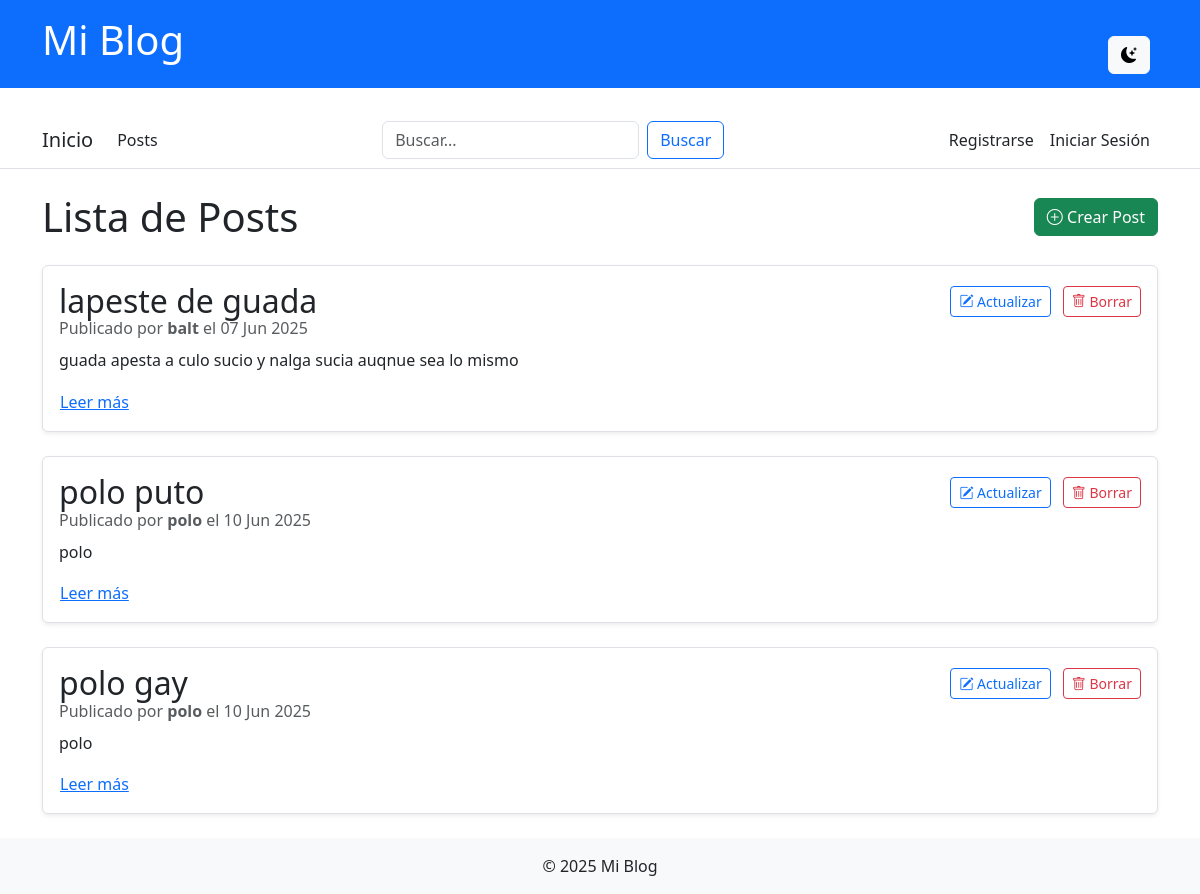
Page /post/post_list on the committed database.
### post/models.py (models this page shows)
class Post(models.Model):
    titulo = models.CharField(max_length=200)
    contenido = models.TextField()
    fecha_publicacion = models.DateTimeField(auto_now_add=True)
    autor = models.CharField(max_length=100)
    imagen = models.ImageField(upload_to='posts/', blank=True, null=True)

### post/views.py (the view)
# urls.py: path('post/post_list', post_list, name='post_list'),
def post_list(request):
    post = Post.objects.all()
    return render(request, 'post/post_list.html', {'posts': post})

### post/templates/post/post_list.html (shortened to what this page needs)
{% extends "post/base.html" %}
{% load static %}
{% block content %}
<div class="d-flex justify-content-between align-items-center mb-4">
    <h1 class="mb-0">Lista de Posts</h1>
    <a href="{% url 'post_create' %}" class="btn btn-success">
        <i class="bi bi-plus-circle"></i> Crear Post
    </a>
</div>
{% for post in posts %}
    <div class="card mb-4 shadow-sm">
        <div class="card-body">
            <div class="d-flex justify-content-between align-items-center">
                <h2 class="card-title mb-0">
                    <a href="{% url 'post_detail' post.pk %}" class="text-decoration-none text-dark">{{ post.titulo }}</a>
                </h2>
                <div>
                    <a href="{% url 'post_update' post.pk %}" class="btn btn-outline-primary btn-sm me-2">
                        <i class="bi bi-pencil-square"></i> Actualizar
                    </a>
                    <a href="{% url 'post_confirm_delete' post.pk %}" class="btn btn-outline-danger btn-sm">
                        <i class="bi bi-trash"></i> Borrar
                    </a>
                </div>
            </div>
            <p class="card-subtitle text-muted mb-2">
                Publicado por <strong>{{ post.autor }}</strong> el {{ post.fecha_publicacion|date:"d M Y" }}
            </p>
            <p class="card-text">{{ post.contenido|truncatewords:30 }}</p>
            <a href="{% url 'post_detail' post.pk %}" class="btn btn-link p-0">Leer más</a>
        </div>
    </div>
{% empty %}
    <div class="alert alert-info">No hay posts publicados aún.</div>
{% endfor %}
{% endblock %}

### post/templates/post/base.html (style rules this page uses)
:root { --bg-color: #ffffff; --text-color: #212529; --secondary-text-color: #6c757d; --card-bg-color: #fff; --border-color: #dee2e6; --link-color: #0d6efd; --header-bg: #0d6efd; --footer-bg: #f8f9fa; --navbar-bg: #ffffff; }
body { background-color: var(--bg-color); color: var(--text-color); transition: background-color 0.3s, color 0.3s; }
.post-item, .card { background-color: var(--card-bg-color); border: 1px solid var(--border-color); color: var(--text-color); }
a { color: var(--link-color); }

### rows in the picture
Post: titulo "lapeste de guada", autor "balt", fecha_publicacion "07 Jun 2025", contenido "guada apesta a culo sucio y nalga sucia auqnue sea lo mismo"
Post: titulo "polo puto", autor "polo", fecha_publicacion "10 Jun 2025", contenido "polo"
Post: titulo "polo gay", autor "polo", fecha_publicacion "10 Jun 2025", contenido "polo"
